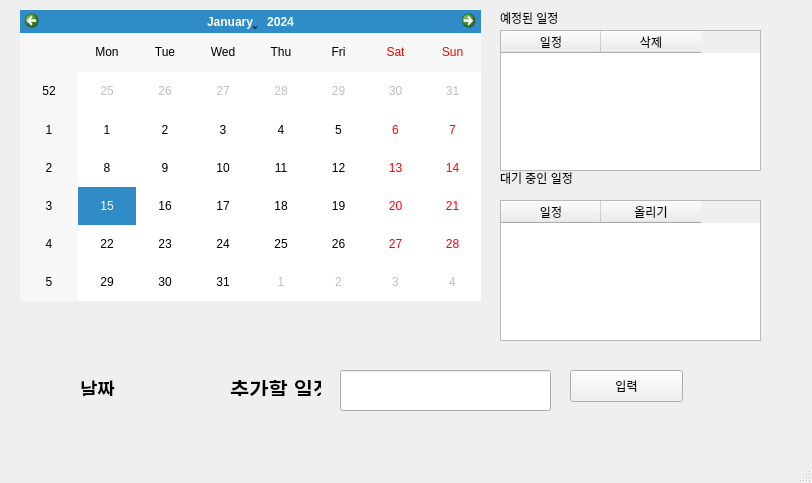
<?xml version="1.0" encoding="UTF-8"?>
<ui version="4.0">
 <class>MainWindow</class>
 <widget class="QMainWindow" name="MainWindow">
  <property name="geometry">
   <rect>
    <x>0</x>
    <y>0</y>
    <width>812</width>
    <height>483</height>
   </rect>
  </property>
  <property name="windowTitle">
   <string>MainWindow</string>
  </property>
  <widget class="QWidget" name="centralwidget">
   <widget class="QCalendarWidget" name="calendarWidget">
    <property name="geometry">
     <rect>
      <x>20</x>
      <y>10</y>
      <width>461</width>
      <height>291</height>
     </rect>
    </property>
   </widget>
   <widget class="QLineEdit" name="lineEdit">
    <property name="geometry">
     <rect>
      <x>340</x>
      <y>370</y>
      <width>211</width>
      <height>41</height>
     </rect>
    </property>
   </widget>
   <widget class="QLabel" name="label">
    <property name="geometry">
     <rect>
      <x>230</x>
      <y>380</y>
      <width>91</width>
      <height>16</height>
     </rect>
    </property>
    <property name="font">
     <font>
      <pointsize>16</pointsize>
      <weight>75</weight>
      <bold>true</bold>
     </font>
    </property>
    <property name="text">
     <string>추가할 일정</string>
    </property>
   </widget>
   <widget class="QPushButton" name="pushButton">
    <property name="geometry">
     <rect>
      <x>570</x>
      <y>370</y>
      <width>113</width>
      <height>32</height>
     </rect>
    </property>
    <property name="text">
     <string>입력</string>
    </property>
   </widget>
   <widget class="QLabel" name="label_2">
    <property name="geometry">
     <rect>
      <x>500</x>
      <y>170</y>
      <width>101</width>
      <height>16</height>
     </rect>
    </property>
    <property name="text">
     <string>대기 중인 일정</string>
    </property>
   </widget>
   <widget class="QLabel" name="data_label">
    <property name="geometry">
     <rect>
      <x>80</x>
      <y>380</y>
      <width>111</width>
      <height>16</height>
     </rect>
    </property>
    <property name="font">
     <font>
      <pointsize>14</pointsize>
      <weight>75</weight>
      <bold>true</bold>
     </font>
    </property>
    <property name="text">
     <string>날짜</string>
    </property>
   </widget>
   <widget class="QLabel" name="label_3">
    <property name="geometry">
     <rect>
      <x>500</x>
      <y>10</y>
      <width>60</width>
      <height>16</height>
     </rect>
    </property>
    <property name="text">
     <string>예정된 일정</string>
    </property>
   </widget>
   <widget class="QTableWidget" name="tableWidget">
    <property name="geometry">
     <rect>
      <x>500</x>
      <y>30</y>
      <width>261</width>
      <height>141</height>
     </rect>
    </property>
    <column>
     <property name="text">
      <string>일정</string>
     </property>
    </column>
    <column>
     <property name="text">
      <string>삭제</string>
     </property>
    </column>
   </widget>
   <widget class="QTableWidget" name="tableWidget_2">
    <property name="geometry">
     <rect>
      <x>500</x>
      <y>200</y>
      <width>261</width>
      <height>141</height>
     </rect>
    </property>
    <column>
     <property name="text">
      <string>일정</string>
     </property>
    </column>
    <column>
     <property name="text">
      <string>올리기</string>
     </property>
    </column>
   </widget>
  </widget>
  <widget class="QMenuBar" name="menubar">
   <property name="geometry">
    <rect>
     <x>0</x>
     <y>0</y>
     <width>812</width>
     <height>24</height>
    </rect>
   </property>
  </widget>
  <widget class="QStatusBar" name="statusbar"/>
 </widget>
 <resources/>
 <connections/>
</ui>
